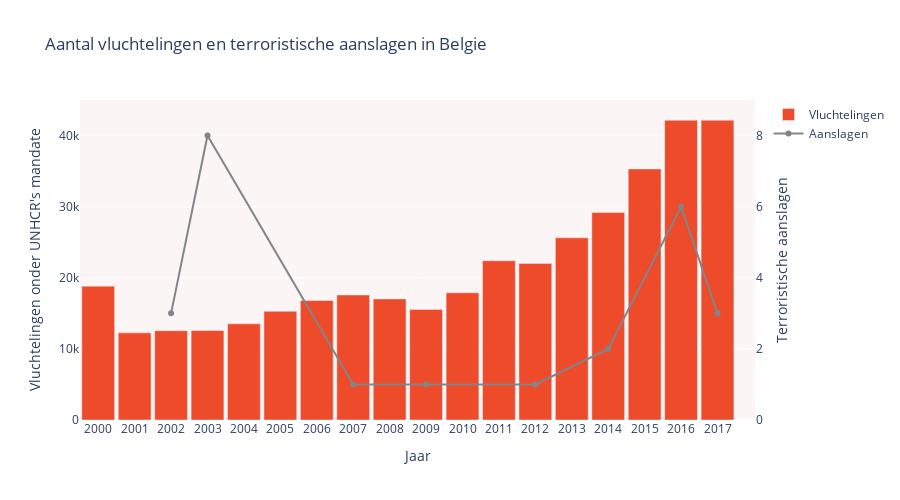

Notebook source saved alongside this figure:
### Markdown cell above
x

### Code cell
import plotly.graph_objs as go
import plotly.express as px
import pandas as pd
import geopandas as gpd
import matplotlib.pyplot as plt

df4 = pd.read_csv('migranten_per_jaar_per_land.csv')
df5 = df4[df4.Year.between(2000, 2017)]
df6 = df5[df5["Country of asylum"] == 'Belgium']

df7 = pd.read_csv('aanslagen_per_jaar_per_land.csv')
df8 = df7[df7.year.between(2000, 2017)]
df9 = df8[df8["country"] == 'Belgium']

colors = ['rgb(238, 75, 43)', 'rgb(252,245,245)', 'rgb(129, 133, 137)']
fig = go.Figure()

fig.add_trace(go.Bar(
    x=df6['Year'],
    y=df6["Refugees under UNHCR's mandate"],
    marker_color='rgb(238, 75, 43)',
    name="Vluchtelingen",
    yaxis='y'  
))

fig.add_trace(go.Scatter(
    x=df9['year'],
    y=df9[('count')],
    marker_color='rgb(129, 133, 137)',
    name="Aanslagen",
    yaxis='y2'  
))

fig.update_layout(
    title='Aantal vluchtelingen en terroristische aanslagen in Belgie',
    xaxis=dict(type='category'),
    yaxis=dict(range=[0, 45000], title="Vluchtelingen onder UNHCR's mandate" , side='left'),
    yaxis2=dict(range=[0, 9], title="Terroristische aanslagen", overlaying='y', side='right'),  
    xaxis_title='Jaar',
    height=500,
    bargap=0.1,
    plot_bgcolor='rgb(252,245,245)',
)

fig.show()

### Figure 1 — Plotly figure (JSON) as saved in the notebook; plotly's stock layout.template omitted (floating-point values rounded to 4 significant figures)
{"data": [{"marker": {"color": "rgb(238, 75, 43)"}, "name": "Vluchtelingen", "type": "bar", "x": [2000, 2001, 2002, 2003, 2004, 2005, 2006, 2007, 2008, 2009, 2010, 2011, 2012, 2013, 2014, 2015, 2016, 2017], "y": [18821, 12252, 12560, 12583, 13522, 15277, 16811, 17578, 17025, 15536, 17891, 22396, 22023, 25617, 29170, 35302, 42158, 42158], "yaxis": "y"}, {"marker": {"color": "rgb(129, 133, 137)"}, "name": "Aanslagen", "type": "scatter", "x": [2002, 2003, 2007, 2009, 2012, 2014, 2016, 2017], "y": [3, 8, 1, 1, 1, 2, 6, 3], "yaxis": "y2"}], "layout": {"bargap": 0.1, "height": 500, "plot_bgcolor": "rgb(252,245,245)", "title": {"text": "Aantal vluchtelingen en terroristische aanslagen in Belgie"}, "xaxis": {"title": {"text": "Jaar"}, "type": "category"}, "yaxis": {"range": [0, 45000], "side": "left", "title": {"text": "Vluchtelingen onder UNHCR's mandate"}}, "yaxis2": {"overlaying": "y", "range": [0, 9], "side": "right", "title": {"text": "Terroristische aanslagen"}}}}
